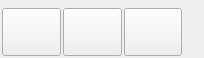
<?xml version="1.0" encoding="UTF-8"?>
<ui version="4.0">
 <class>WindowControlWidget</class>
 <widget class="QWidget" name="WindowControlWidget">
  <property name="geometry">
   <rect>
    <x>0</x>
    <y>0</y>
    <width>204</width>
    <height>58</height>
   </rect>
  </property>
  <property name="windowTitle">
   <string>Form</string>
  </property>
  <layout class="QHBoxLayout" name="horizontalLayout" stretch="30,30,30,10">
   <property name="spacing">
    <number>2</number>
   </property>
   <property name="leftMargin">
    <number>2</number>
   </property>
   <property name="topMargin">
    <number>8</number>
   </property>
   <property name="rightMargin">
    <number>2</number>
   </property>
   <property name="bottomMargin">
    <number>2</number>
   </property>
   <item>
    <widget class="QPushButton" name="pushButton_hide">
     <property name="sizePolicy">
      <sizepolicy hsizetype="Minimum" vsizetype="Minimum">
       <horstretch>0</horstretch>
       <verstretch>0</verstretch>
      </sizepolicy>
     </property>
     <property name="minimumSize">
      <size>
       <width>30</width>
       <height>32</height>
      </size>
     </property>
     <property name="text">
      <string/>
     </property>
    </widget>
   </item>
   <item>
    <widget class="QPushButton" name="pushButton_max">
     <property name="sizePolicy">
      <sizepolicy hsizetype="Minimum" vsizetype="Minimum">
       <horstretch>0</horstretch>
       <verstretch>0</verstretch>
      </sizepolicy>
     </property>
     <property name="minimumSize">
      <size>
       <width>30</width>
       <height>32</height>
      </size>
     </property>
     <property name="text">
      <string/>
     </property>
    </widget>
   </item>
   <item>
    <widget class="QPushButton" name="pushButton_close">
     <property name="sizePolicy">
      <sizepolicy hsizetype="Minimum" vsizetype="Minimum">
       <horstretch>0</horstretch>
       <verstretch>0</verstretch>
      </sizepolicy>
     </property>
     <property name="minimumSize">
      <size>
       <width>30</width>
       <height>32</height>
      </size>
     </property>
     <property name="text">
      <string/>
     </property>
    </widget>
   </item>
   <item>
    <spacer name="horizontalSpacer">
     <property name="orientation">
      <enum>Qt::Horizontal</enum>
     </property>
     <property name="sizeHint" stdset="0">
      <size>
       <width>40</width>
       <height>20</height>
      </size>
     </property>
    </spacer>
   </item>
  </layout>
 </widget>
 <resources/>
 <connections/>
</ui>
